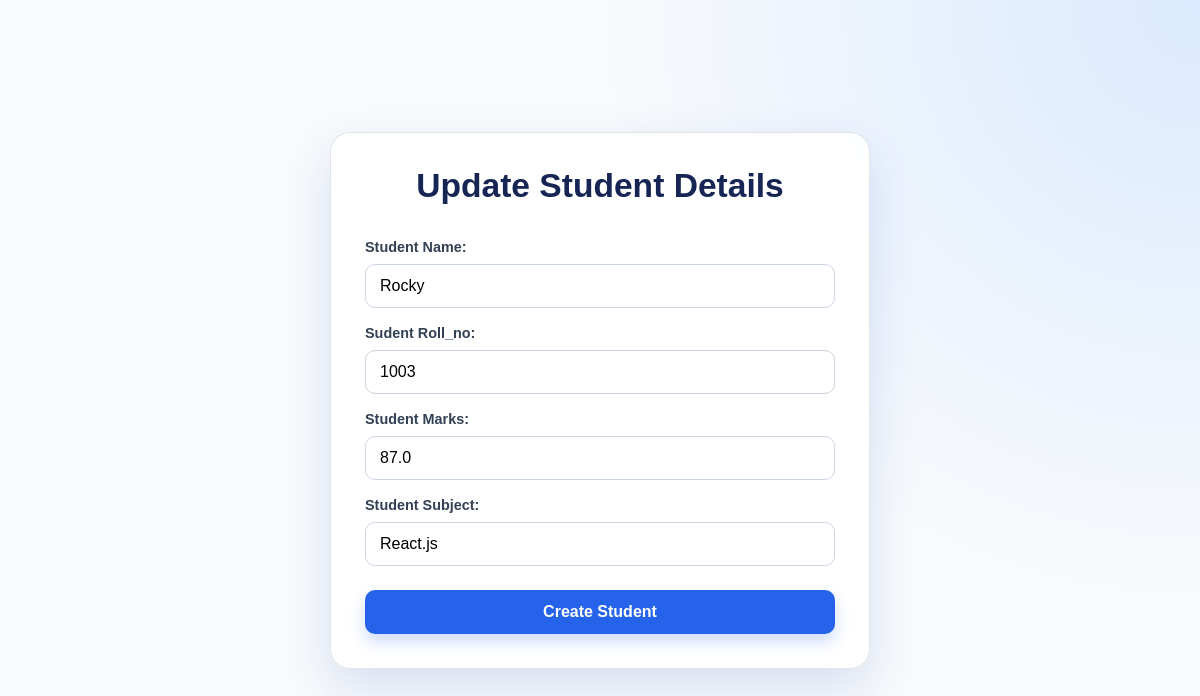
The page /update/3/ on the database its author committed.
### student/models.py (models this page shows, shortened)
class Student(models.Model):
    name = models.CharField(max_length=50)
    roll_no = models.IntegerField(unique=True)
    marks = models.FloatField()
    subject = models.CharField(max_length=100)

### student/views.py (the view, shortened to what this page needs)
# urls.py: path('update/<int:student_id>/',views.update,name = 'update'),
def update(request,student_id):
    try:
        student = Student.objects.get(id = student_id)
    except Student.DoesNotExist:
        return HttpResponse('<h1>Not Found<h1>')
    context = {"student":student,'op':"update"}
    return render(request,'update.html',context)

### student/templates/update.html (shortened to what this page needs)
{% extends 'base.html' %}
{% load static %}
{% block head %}
<link rel="stylesheet" href="{% static 'css/update.css' %}">
{% endblock head %}
{% block content %}
<section class="update-page">
    <div class="main update-card">
        <h1>Update Student Details</h1>
        <div class="form">
            {% include 'partials/forms.html' %}
        </div>
    </div>
</section>
{% endblock content %}

### student/templates/partials/forms.html (shortened to what this page needs)
<form action="" method="post">
    <label for="">Student Name:</label>
    <input type="text" name="name" id="" placeholder="Enter student name" value="{{ student.name }}">
    <label for="">Sudent Roll_no:</label>
    <input type="number" name="roll_no" id="" placeholder="Enter Student Roll-No" value="{{ student.roll_no }}">
    <label for="">Student Marks: </label>
    <input type="number" name="marks"  placeholder="Enter Student Marks" id="" value="{{ student.marks}}">
    <label for="">Student Subject:</label>
    <input type="text" placeholder="Student Subject" name="subject" id="" value="{{ student.subject }}">
    <button type="submit"> Create Student </button>
</form>

### student/static/css/update.css (style rules this page uses)
* { box-sizing: border-box; }
body { margin: 0; min-height: 100vh; font-family: Arial, sans-serif; color: #172554; background: radial-gradient(circle at top right, #dbeafe, transparent 42%), #f8fafc; }
.update-page { display: grid; min-height: 100vh; padding: 36px 20px; place-items: center; }
.update-card { width: min(100%, 540px); padding: 34px; background: rgba(255, 255, 255, .95); border: 1px solid rgba(148, 163, 184, .28); border-radius: 20px; box-shadow: 0 20px 50px rgba(30, 64, 175, .14); animation: slide-in .6s cubic-bezier(.2, .8, .2, 1) both; }
.update-card h1 { margin: 0 0 26px; font-size: clamp(1.65rem, 4vw, 2.1rem); text-align: center; }
.form form { display: grid; gap: 9px; }
.form label { margin-top: 8px; font-size: .9rem; font-weight: 700; color: #334155; }
.form input { width: 100%; padding: 12px 14px; border: 1px solid #cbd5e1; border-radius: 10px; font: inherit; outline: none; transition: border-color .2s ease, box-shadow .2s ease, transform .2s ease; }
.form button { margin-top: 15px; padding: 13px; border: 0; border-radius: 10px; color: #fff; background: #2563eb; box-shadow: 0 8px 16px rgba(37, 99, 235, .22); cursor: pointer; font: inherit; font-weight: 700; transition: transform .2s ease, background-color .2s ease, box-shadow .2s ease; }

### rows shown on the page
Student: name "Rocky", roll_no "1003", marks "87.0", subject "React.js"
